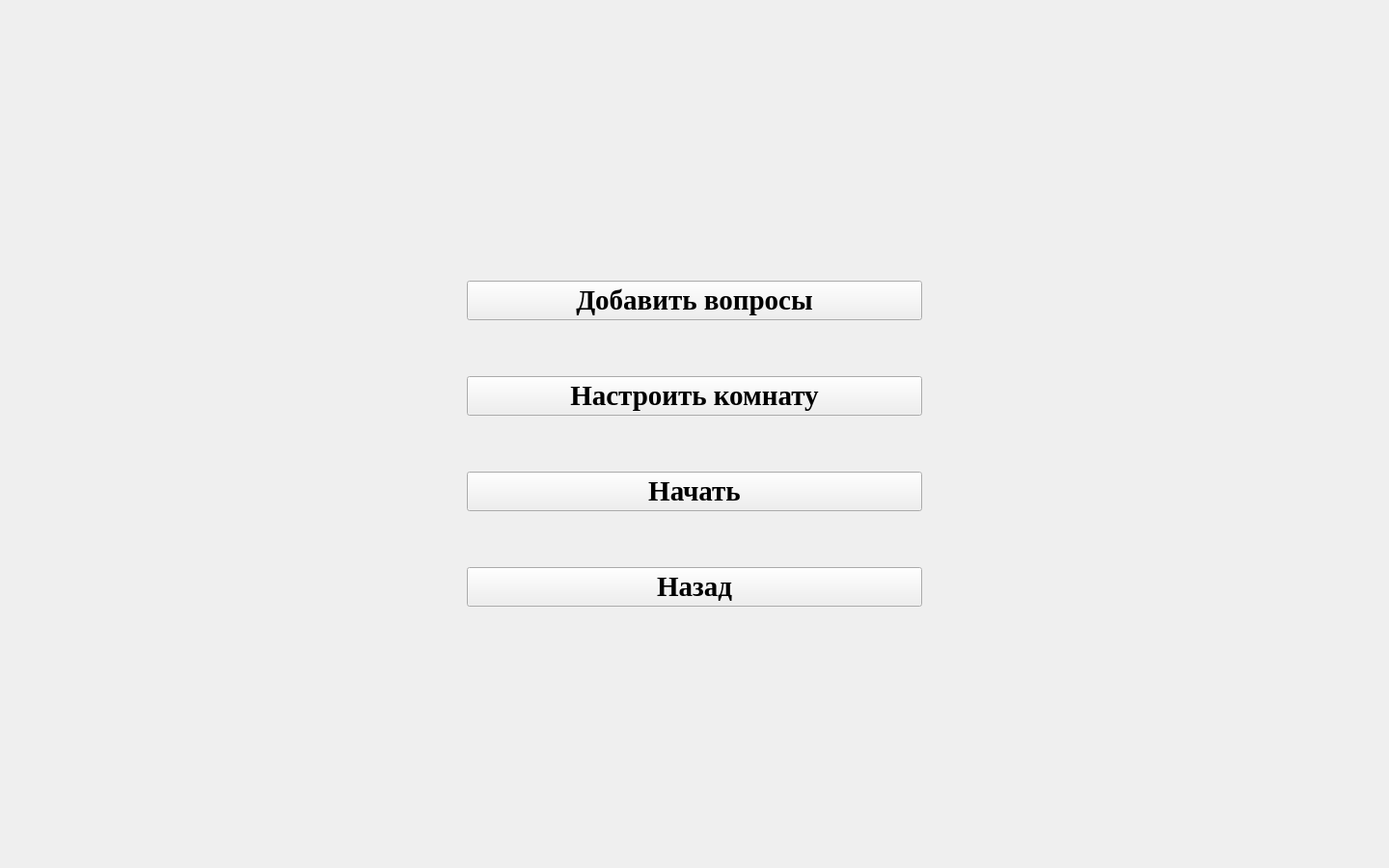
<?xml version="1.0" encoding="UTF-8"?>
<ui version="4.0">
 <class>host1</class>
 <widget class="QWidget" name="host1">
  <property name="geometry">
   <rect>
    <x>0</x>
    <y>0</y>
    <width>1440</width>
    <height>900</height>
   </rect>
  </property>
  <property name="windowTitle">
   <string>Form</string>
  </property>
  <layout class="QGridLayout" name="gridLayout_2">
   <item row="0" column="0">
    <layout class="QGridLayout" name="gridLayout">
     <item row="4" column="1">
      <spacer name="verticalSpacer_10">
       <property name="orientation">
        <enum>Qt::Vertical</enum>
       </property>
       <property name="sizeHint" stdset="0">
        <size>
         <width>20</width>
         <height>40</height>
        </size>
       </property>
      </spacer>
     </item>
     <item row="5" column="1">
      <spacer name="verticalSpacer_12">
       <property name="orientation">
        <enum>Qt::Vertical</enum>
       </property>
       <property name="sizeHint" stdset="0">
        <size>
         <width>20</width>
         <height>40</height>
        </size>
       </property>
      </spacer>
     </item>
     <item row="16" column="1">
      <spacer name="verticalSpacer_7">
       <property name="orientation">
        <enum>Qt::Vertical</enum>
       </property>
       <property name="sizeHint" stdset="0">
        <size>
         <width>20</width>
         <height>40</height>
        </size>
       </property>
      </spacer>
     </item>
     <item row="14" column="1">
      <spacer name="verticalSpacer_11">
       <property name="orientation">
        <enum>Qt::Vertical</enum>
       </property>
       <property name="sizeHint" stdset="0">
        <size>
         <width>20</width>
         <height>40</height>
        </size>
       </property>
      </spacer>
     </item>
     <item row="10" column="1">
      <widget class="QPushButton" name="pushButton_3">
       <property name="font">
        <font>
         <family>Times New Roman</family>
         <pointsize>22</pointsize>
         <weight>75</weight>
         <bold>true</bold>
        </font>
       </property>
       <property name="text">
        <string>Начать</string>
       </property>
      </widget>
     </item>
     <item row="2" column="1">
      <spacer name="verticalSpacer_6">
       <property name="orientation">
        <enum>Qt::Vertical</enum>
       </property>
       <property name="sizeHint" stdset="0">
        <size>
         <width>20</width>
         <height>40</height>
        </size>
       </property>
      </spacer>
     </item>
     <item row="0" column="1">
      <spacer name="horizontalSpacer_3">
       <property name="orientation">
        <enum>Qt::Horizontal</enum>
       </property>
       <property name="sizeHint" stdset="0">
        <size>
         <width>40</width>
         <height>20</height>
        </size>
       </property>
      </spacer>
     </item>
     <item row="6" column="1">
      <widget class="QPushButton" name="pushButton">
       <property name="enabled">
        <bool>true</bool>
       </property>
       <property name="font">
        <font>
         <family>Times New Roman</family>
         <pointsize>22</pointsize>
         <weight>75</weight>
         <bold>true</bold>
        </font>
       </property>
       <property name="text">
        <string>Добавить вопросы</string>
       </property>
      </widget>
     </item>
     <item row="9" column="1">
      <spacer name="verticalSpacer_4">
       <property name="orientation">
        <enum>Qt::Vertical</enum>
       </property>
       <property name="sizeHint" stdset="0">
        <size>
         <width>20</width>
         <height>40</height>
        </size>
       </property>
      </spacer>
     </item>
     <item row="1" column="1">
      <spacer name="verticalSpacer">
       <property name="orientation">
        <enum>Qt::Vertical</enum>
       </property>
       <property name="sizeHint" stdset="0">
        <size>
         <width>20</width>
         <height>40</height>
        </size>
       </property>
      </spacer>
     </item>
     <item row="12" column="1">
      <widget class="QPushButton" name="pushButton_4">
       <property name="font">
        <font>
         <family>Times New Roman</family>
         <pointsize>22</pointsize>
         <weight>75</weight>
         <bold>true</bold>
        </font>
       </property>
       <property name="text">
        <string>Назад</string>
       </property>
      </widget>
     </item>
     <item row="7" column="1">
      <spacer name="verticalSpacer_3">
       <property name="orientation">
        <enum>Qt::Vertical</enum>
       </property>
       <property name="sizeHint" stdset="0">
        <size>
         <width>20</width>
         <height>40</height>
        </size>
       </property>
      </spacer>
     </item>
     <item row="11" column="1">
      <spacer name="verticalSpacer_5">
       <property name="orientation">
        <enum>Qt::Vertical</enum>
       </property>
       <property name="sizeHint" stdset="0">
        <size>
         <width>20</width>
         <height>40</height>
        </size>
       </property>
      </spacer>
     </item>
     <item row="17" column="1">
      <spacer name="verticalSpacer_2">
       <property name="orientation">
        <enum>Qt::Vertical</enum>
       </property>
       <property name="sizeHint" stdset="0">
        <size>
         <width>20</width>
         <height>40</height>
        </size>
       </property>
      </spacer>
     </item>
     <item row="6" column="0">
      <spacer name="horizontalSpacer">
       <property name="orientation">
        <enum>Qt::Horizontal</enum>
       </property>
       <property name="sizeHint" stdset="0">
        <size>
         <width>40</width>
         <height>20</height>
        </size>
       </property>
      </spacer>
     </item>
     <item row="8" column="1">
      <widget class="QPushButton" name="pushButton_2">
       <property name="font">
        <font>
         <family>Times New Roman</family>
         <pointsize>22</pointsize>
         <weight>75</weight>
         <bold>true</bold>
        </font>
       </property>
       <property name="text">
        <string>Настроить комнату</string>
       </property>
      </widget>
     </item>
     <item row="6" column="2">
      <spacer name="horizontalSpacer_2">
       <property name="orientation">
        <enum>Qt::Horizontal</enum>
       </property>
       <property name="sizeHint" stdset="0">
        <size>
         <width>40</width>
         <height>20</height>
        </size>
       </property>
      </spacer>
     </item>
     <item row="15" column="1">
      <spacer name="verticalSpacer_8">
       <property name="orientation">
        <enum>Qt::Vertical</enum>
       </property>
       <property name="sizeHint" stdset="0">
        <size>
         <width>20</width>
         <height>40</height>
        </size>
       </property>
      </spacer>
     </item>
     <item row="13" column="1">
      <spacer name="verticalSpacer_13">
       <property name="orientation">
        <enum>Qt::Vertical</enum>
       </property>
       <property name="sizeHint" stdset="0">
        <size>
         <width>20</width>
         <height>40</height>
        </size>
       </property>
      </spacer>
     </item>
     <item row="3" column="1">
      <spacer name="verticalSpacer_9">
       <property name="orientation">
        <enum>Qt::Vertical</enum>
       </property>
       <property name="sizeHint" stdset="0">
        <size>
         <width>20</width>
         <height>40</height>
        </size>
       </property>
      </spacer>
     </item>
    </layout>
   </item>
  </layout>
 </widget>
 <resources/>
 <connections/>
</ui>
